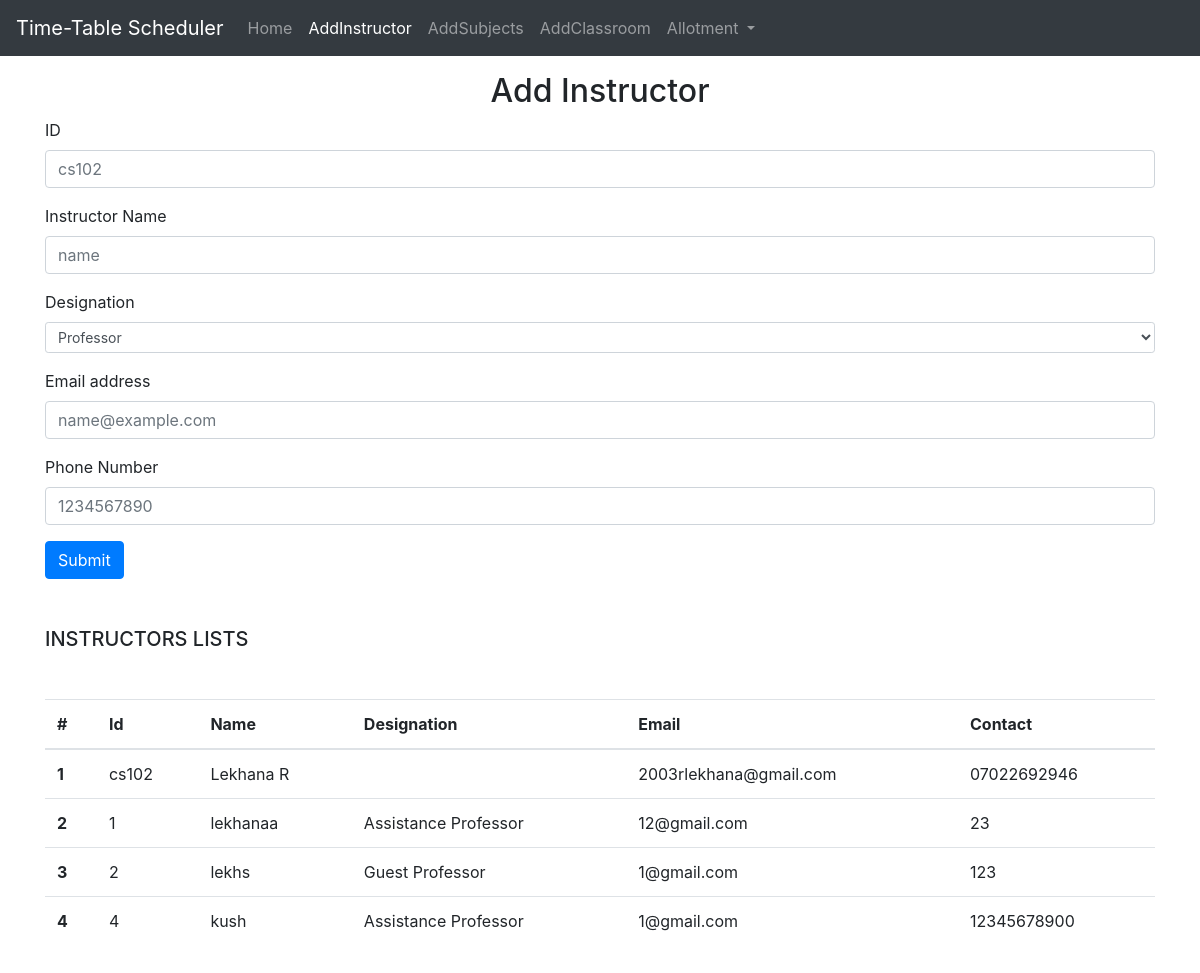
The app's page /addinstructor, older data.
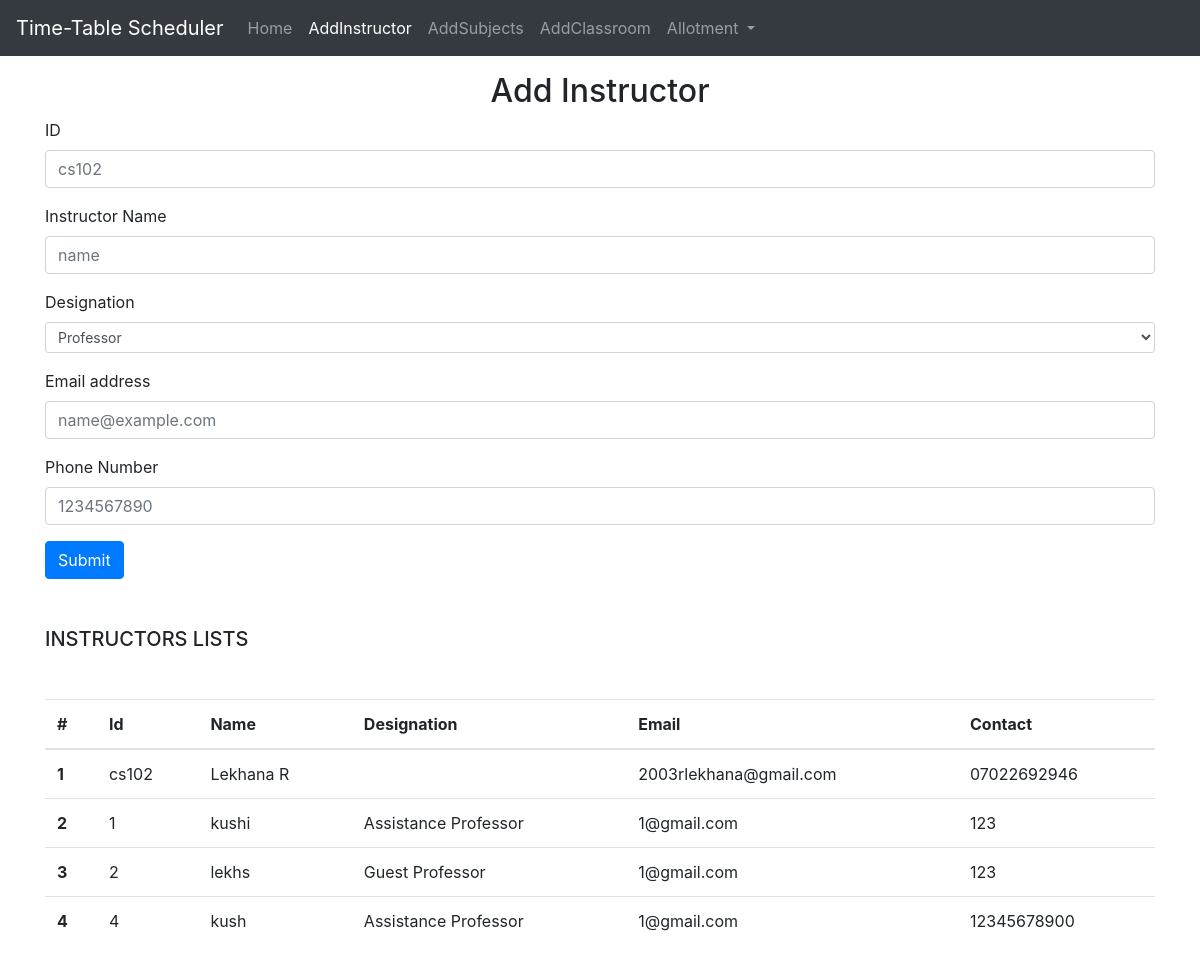
The same page, newer data.
### home/models.py (models this page shows, shortened)
class instructor(models.Model):
      instructorid = models.CharField(primary_key=True,max_length=10)
      name = models.CharField(max_length=100)
      designation = models.CharField(max_length=50)
      email = models.EmailField()
      phone = models.CharField(max_length=15)

### home/views.py (the view, shortened to what this page needs)
# urls.py: path('addinstructor',views.addinstructor,name="addinstructor"),
def addinstructor(request):
    context = {'success': False}
    allinst = instructor.objects.all()
    context['addinstructor'] = allinst
    return render(request, 'addinstructor.html', context)

### templates/addinstructor.html (shortened to what this page needs)
<!DOCTYPE html>
<html lang="en">
  <head>
    <link
      rel="stylesheet"
      href="https://cdn.jsdelivr.net/npm/bootstrap@4.3.1/dist/css/bootstrap.min.css"
    />
  </head>
  <body>
    <nav class="navbar navbar-expand-lg navbar-dark bg-dark">
      <a class="navbar-brand" href="#">Time-Table Scheduler</a>
      <div class="collapse navbar-collapse" id="navbarSupportedContent">
        <ul class="navbar-nav mr-auto">
          <li class="nav-item ">
            <a class="nav-link" href="/home"
              >Home <span class="sr-only">(current)</span></a
            >
          </li>
          <li class="nav-item active">
            <a class="nav-link" href="/addinstructor">AddInstructor</a>
          </li>
          <li class="nav-item">
            <a class="nav-link" href="/addsubjects">AddSubjects</a>
          </li>
        <li class="nav-item ">
          <a class="nav-link" href="/addclassroom">AddClassroom</a>
        </li>
        <li class="nav-item dropdown">
          <a class="nav-link dropdown-toggle" href="#" id="navbarDropdown" role="button" data-toggle="dropdown" aria-haspopup="true" aria-expanded="false">
            Allotment          </a>
        </li>
        </ul>
      </div>
    </nav>
    <div class= "container my-3">
        <h2 class="text-center">Add Instructor </h2>
        <form action="/addinstructor" method="post">
            <div class="form-group">
              <label for="name">ID</label>
              <input type="text" class="form-control" id="instructorid" name="instructorid" placeholder="cs102">
            </div>
            <div class="form-group">
              <label for="name">Instructor Name</label>
              <input type="text" class="form-control" id="name" name="name" placeholder="name">
            </div>
            <div class="form-group">
                <label for="designation">Designation</label>
                <select class="form-control form-control-sm" name="designation">
                    <option>Professor</option>
                </select>
                </div>
            <div class="form-group">
                <label for="exampleFormControlInput1">Email address</label>
                <input type="email" class="form-control" id="email" name="email" placeholder="name@example.com">
              </div>
              <div class="form-group">
                <label for="phone">Phone Number</label>
                <input type="phone" class="form-control" id="phone" name="phone" placeholder="1234567890">
              </div>
            <button type="submit" class="btn btn-primary">Submit</button>
          </form>
      </div>
      <div class="container my-5">
        <h5>INSTRUCTORS LISTS</h5>
        <table class="table my-5">
          <thead>
            <tr>
              <th scope="col">#</th>
              <th scope="col">Id</th>
              <th scope="col">Name</th>
              <th scope="col">Designation</th>
              <th scope="col">Email</th>
              <th scope="col">Contact</th>
            </tr>
          </thead>
          {% for instructor in addinstructor %}
          <tr>
              <th scope="row">{{ forloop.counter }}</th>
              <td>{{ instructor.instructorid }}</td>
              <td>{{ instructor.name }}</td>
              <td>{{ instructor.designation}}</td>
              <td>{{ instructor.email }}</td>
              <td>{{ instructor.phone}}</td>
          </tr>
          {% endfor %}
        </table>
      </div>
  </body>
</html>

Row changes from the older to the newer data that the page shows:
changed instructor id 1: name "lekhanaa" → "kushi"; email "12@gmail.com" → "1@gmail.com"; phone "23" → "123"
